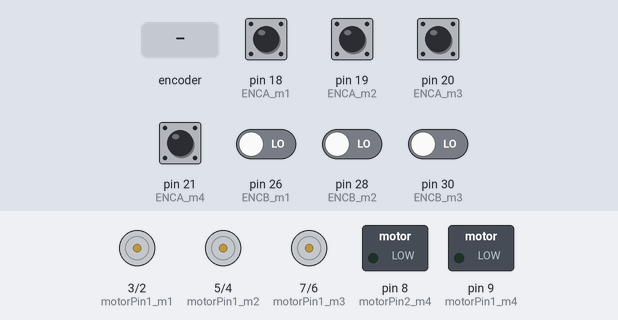
The sketch below on a simulated Arduino Mega 2560, built with avr-gcc and run on an emulated ATmega2560. On the bench: motor-driver pin pairs drawn as motors (green arrow = first pin HIGH = forward, orange = second pin HIGH = backward, longer = more drive), switched loads named in the sketch (green lamp = pin HIGH). The test bench sets the inputs (shaded band); at power-on: pin 18 (ENCA_m1), pin 19 (ENCA_m2), pin 20 (ENCA_m3), pin 21 (ENCA_m4) HIGH, pin 26 (ENCB_m1), pin 28 (ENCB_m2), pin 30 (ENCB_m3) LOW. The ROS host is connected and sends only what is stated; what the sketch prints to the serial monitor is not drawn.

Above: at 1.2 s.
1.3 s: rotary encoder on pin 18 (ENCA_m1) / pin 26 (ENCB_m1) turned 3 steps (first pin leading)
At 1.65 s:
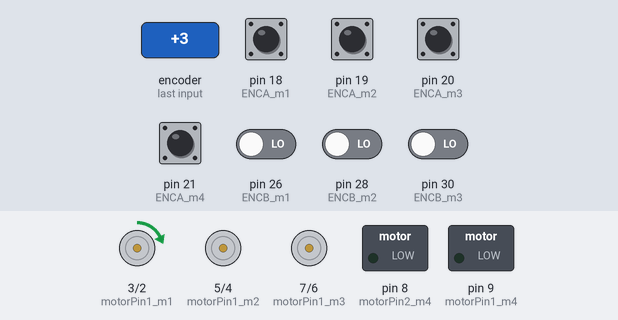
3.4 s: pin 19 (ENCA_m2) pulsed LOW 5 times (0.12 s each, 0.3 s apart)
At 3.67 s:
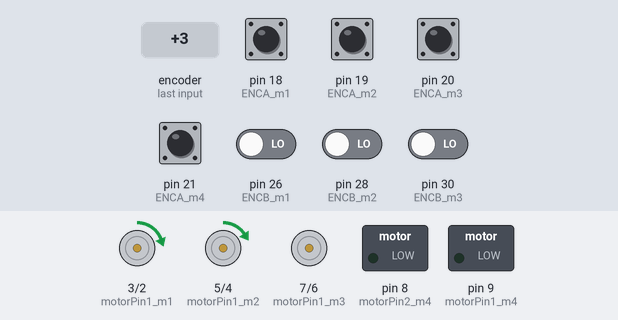
6.4 s: pin 20 (ENCA_m3) pulsed LOW 2 times (0.12 s each, 0.3 s apart)
At 6.67 s:
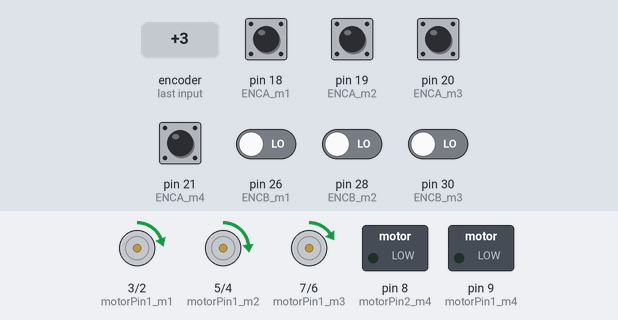
Timing chart, 0 to 9.4 s (numbered marks = the images above; inputs shaded):
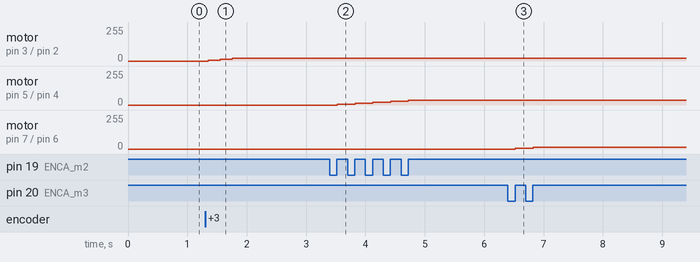

The sketch:

angle_final.ino
```cpp
#include<ros.h>
#include<std_msgs/Int32MultiArray.h>

#define ENCA_m1 18     // Yellow
#define ENCB_m1 26     // White
int motorPin1_m1 = 3;  // IN1
int motorPin2_m1 = 2;
#define ENCA_m2 19     // Yellow
#define ENCB_m2 28     // White
int motorPin1_m2 = 5;  // IN1
int motorPin2_m2 = 4;
#define ENCA_m3 20     // Yellow
#define ENCB_m3 30     // White
int motorPin1_m3 = 7;  // IN1
int motorPin2_m3 = 6;
#define ENCA_m4 21     // Yellow
#define ENCB_m4 32     // White
int motorPin1_m4 = 9;  // IN1
int motorPin2_m4 = 8;
double recieved = 0;
double target = 0;

ros::NodeHandle nh;

void message_func(const std_msgs::Int32MultiArray& msg){
  if (msg.data_length == 1) {
    recieved = msg.data[0];
    target = abs(recieved);
//    received_value_m1 = msg.data[0];
//    target_m1 = abs(received_value_m1);
//    received_value_m2 = msg.data[1];
//    target_m2 = abs(received_value_m2);
//    received_value_m3 = msg.data[2];
//    target_m3 = abs(received_value_m3);
//    received_value_m4 = msg.data[3];
//    target_m4 = abs(received_value_m4);
  }
}
ros::Subscriber<std_msgs::Int32MultiArray> sub("uc_angs",&message_func);


//int target_joy = 90;
//int target = abs(target_joy);

float kp_m1 = 7;
float kd_m1 = 0.000025;
float ki_m1 = 0.0;
//int pos_m1 = 0;
volatile int posi_m1 = 0;
long prevT_m1 = 0;
float eprev_m1 = 0;
float eintegral_m1 = 0;

float kp_m2 = 7;
float kd_m2 = 0.000025;
float ki_m2 = 0.0;
int pos_m2 = 0;
volatile int posi_m2 = 0;
long prevT_m2 = 0;
float eprev_m2 = 0;
float eintegral_m2 = 0;

float kp_m3 = 7;
float kd_m3 = 0.000025;
float ki_m3 = 0.0;
volatile int posi_m3 = 0;
long prevT_m3 = 0;
float eprev_m3 = 0;
float eintegral_m3 = 0;

float kp_m4 = 7;
float kd_m4 = 0.000025;
float ki_m4 = 0.0;
volatile int posi_m4 = 0;
long prevT_m4 = 0;
float eprev_m4 = 0;
float eintegral_m4 = 0;

void readEncoder_m1() {
  int b_m1 = digitalRead(ENCB_m1);
  if (b_m1 < 0) {
    posi_m1--;
  } else {
    posi_m1++;
  }
}
void readEncoder_m2() {
  int b_m2 = digitalRead(ENCB_m2);
  if (b_m2 < 0) {
    posi_m2--;
  } else {
    posi_m2++;
  }
}
void readEncoder_m3() {
  int b_m3 = digitalRead(ENCB_m3);
  if (b_m3 < 0) {
    posi_m3--;
  } else {
    posi_m3++;
  }
}
void readEncoder_m4() {
  int b_m4 = digitalRead(ENCB_m4);
  if (b_m4 < 0) {
    posi_m4--;
  } else {
    posi_m4++;
  }
}

void setup() {
  Serial.begin(115200);
  pinMode(ENCA_m1, INPUT);
  pinMode(ENCB_m1, INPUT);

  pinMode(motorPin1_m1, OUTPUT);
  pinMode(motorPin2_m1, OUTPUT);
  pinMode(ENCA_m2, INPUT);
  pinMode(ENCB_m2, INPUT);

  pinMode(motorPin1_m2, OUTPUT);
  pinMode(motorPin2_m2, OUTPUT);
  pinMode(ENCA_m3, INPUT);
  pinMode(ENCB_m3, INPUT);

  pinMode(motorPin1_m3, OUTPUT);
  pinMode(motorPin2_m3, OUTPUT);
  pinMode(ENCA_m4, INPUT);
  pinMode(ENCB_m4, INPUT);

  pinMode(motorPin1_m4, OUTPUT);
  pinMode(motorPin2_m4, OUTPUT);
  if (recieved > 0) {
    analogWrite(motorPin2_m1, 255);
    analogWrite(motorPin2_m2, 255);
    analogWrite(motorPin2_m3, 255);
    analogWrite(motorPin2_m4, 255);
  } else {
    analogWrite(motorPin1_m1, 255);
    analogWrite(motorPin1_m2, 255);
    analogWrite(motorPin1_m3, 255);
    analogWrite(motorPin1_m4, 255);
  }
//  else{
//    analogWrite(motorPin2_m1, 0);
//    analogWrite(motorPin2_m2, 0);
//    analogWrite(motorPin2_m3, 0);
//    analogWrite(motorPin2_m4, 0);
//    analogWrite(motorPin1_m1, 0);
//    analogWrite(motorPin1_m2, 0);
//    analogWrite(motorPin1_m3, 0);
//    analogWrite(motorPin1_m4, 0);}

  attachInterrupt(digitalPinToInterrupt(ENCA_m1), readEncoder_m1, RISING);
  attachInterrupt(digitalPinToInterrupt(ENCA_m2), readEncoder_m2, RISING);
  attachInterrupt(digitalPinToInterrupt(ENCA_m3), readEncoder_m3, RISING);
  attachInterrupt(digitalPinToInterrupt(ENCA_m4), readEncoder_m4, RISING);

  nh.initNode();
  nh.subscribe(sub);
}

void loop() {
  long currT_m1 = micros();
  float deltaT_m1 = ((float)(currT_m1 - prevT_m1)) / (1.0e6);
  prevT_m1 = currT_m1;

  int pos_m1 = 0;
  pos_m1 = posi_m1;
  int e_m1 = target - pos_m1;
  float dedt_m1 = (e_m1 - eprev_m1) / (deltaT_m1);
  eintegral_m1 = eintegral_m1 + e_m1 * deltaT_m1;
  float u_m1 = kp_m1 * e_m1 + kd_m1 * dedt_m1 + ki_m1 * eintegral_m1;
  float pwr_m1 = fabs(u_m1);
  if (pwr_m1 > 255) {
    pwr_m1 = 255;
  }
  eprev_m1 = e_m1;
  Serial.print(target);
  Serial.print(" ");
  Serial.print(pos_m1);
  Serial.println();

  long currT_m2 = micros();
  float deltaT_m2 = ((float)(currT_m2 - prevT_m2)) / (1.0e6);
  prevT_m2 = currT_m2;
    pos_m2 = posi_m2;
  int e_m2 = target - pos_m2;
  float dedt_m2 = (e_m2 - eprev_m2) / (deltaT_m2);
  eintegral_m2 = eintegral_m2 + e_m2 * deltaT_m2;
  float u_m2 = kp_m2 * e_m2 + kd_m2 * dedt_m2 + ki_m2 * eintegral_m2;
  float pwr_m2 = fabs(u_m2);
  if (pwr_m2 > 255) {
    pwr_m2 = 255;
  }

  eprev_m2 = e_m2;

  Serial.print(target);
  Serial.print(" ");
  Serial.print(pos_m2);
  Serial.println();

  long currT_m3 = micros();
  float deltaT_m3 = ((float)(currT_m3 - prevT_m3)) / (1.0e6);
  prevT_m3 = currT_m3;
  int pos_m3 = 0;
    pos_m3 = posi_m3;
  int e_m3 = target - pos_m3;
  float dedt_m3 = (e_m3 - eprev_m1) / (deltaT_m3);
  eintegral_m3 = eintegral_m3 + e_m3 * deltaT_m3;
  float u_m3 = kp_m1 * e_m3 + kd_m3 * dedt_m3 + ki_m3 * eintegral_m3;
  float pwr_m3 = fabs(u_m3);
  if (pwr_m3 > 255) {
    pwr_m3 = 255;
  }

  eprev_m3 = e_m3;

  Serial.print(target);
  Serial.print(" ");
  Serial.print(pos_m3);
  Serial.println();

  long currT_m4 = micros();
  float deltaT_m4 = ((float)(currT_m4 - prevT_m4)) / (1.0e6);
  prevT_m4 = currT_m4;
  int pos_m4 = 0;
    pos_m4 = posi_m4;
  int e_m4 = target - pos_m4;
  float dedt_m4 = (e_m4 - eprev_m4) / (deltaT_m4);
  eintegral_m4 = eintegral_m4 + e_m4 * deltaT_m4;
  float u_m4 = kp_m4 * e_m4 + kd_m4 * dedt_m4 + ki_m4 * eintegral_m4;
  float pwr_m4 = fabs(u_m4);
  if (pwr_m4 > 255) {
    pwr_m4 = 255;
  }
  eprev_m4 = e_m4;
  Serial.print(target);
  Serial.print(" ");
  Serial.print(pos_m4);
  Serial.println();
  if (recieved > 0) {
    analogWrite(motorPin2_m1, pwr_m1);
    analogWrite(motorPin2_m2, pwr_m2);
    analogWrite(motorPin2_m3, pwr_m3);
    analogWrite(motorPin2_m4, pwr_m4);

  }
  else {
    analogWrite(motorPin1_m1, pwr_m1);
    analogWrite(motorPin1_m2, pwr_m2);
    analogWrite(motorPin1_m3, pwr_m3);
    analogWrite(motorPin1_m4, pwr_m4);
    }

//    else {
//    analogWrite(motorPin2_m1, 0);
//    analogWrite(motorPin2_m2, 0);
//    analogWrite(motorPin2_m3, 0);
//    analogWrite(motorPin2_m4, 0);
//    analogWrite(motorPin1_m1, 0);
//    analogWrite(motorPin1_m2, 0);
//    analogWrite(motorPin1_m3, 0);
//    analogWrite(motorPin1_m4, 0);}

    nh.spinOnce();
}
```

Measured:
- after the input at 1.3 s, motor on pin 3 (motorPin1_m1) / pin 2 (motorPin2_m1): stopped → forward 7/255 after 0.05 s, → forward 14/255 0.20 s later, → forward 21/255 0.20 s later
- after the input at 3.4 s, motor on pin 5 (motorPin1_m2) / pin 4 (motorPin2_m2): moves from stopped to forward 35/255 over 1.2 s, starting after 0.12 s
- after the input at 6.4 s, motor on pin 7 (motorPin1_m3) / pin 6 (motorPin2_m3): stopped → forward 6/255 after 0.12 s, → forward 13/255 0.30 s later
